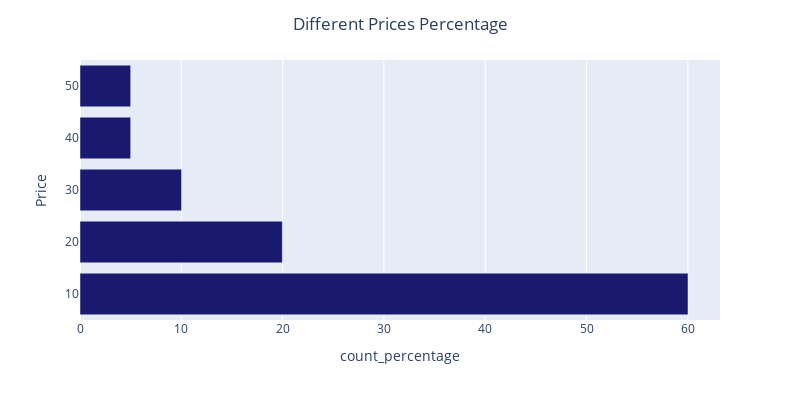

The notebook cell saved with this chart:
### Code cell
count_percentage_plot_by_column('Price','Different Prices Percentage','midnightblue',False)

### Figure 1 — Plotly figure (JSON) as saved in the notebook; plotly's stock layout.template omitted (floating-point values rounded to 4 significant figures)
{"data": [{"alignmentgroup": "True", "hovertemplate": "count_percentage=%{x}<br>Price=%{y}<extra></extra>", "legendgroup": "", "marker": {"color": "midnightblue", "pattern": {"shape": ""}}, "name": "", "offsetgroup": "", "orientation": "h", "showlegend": false, "textposition": "auto", "type": "bar", "x": [5, 5, 10.02, 19.97, 60.01], "xaxis": "x", "y": [50, 40, 30, 20, 10], "yaxis": "y"}], "layout": {"autosize": false, "barmode": "relative", "height": 400, "legend": {"tracegroupgap": 0}, "margin": {"t": 60}, "title": {"text": "Different Prices Percentage", "x": 0.5}, "width": 800, "xaxis": {"anchor": "y", "domain": [0, 1], "title": {"text": "count_percentage"}}, "yaxis": {"anchor": "x", "domain": [0, 1], "title": {"text": "Price"}}}}
